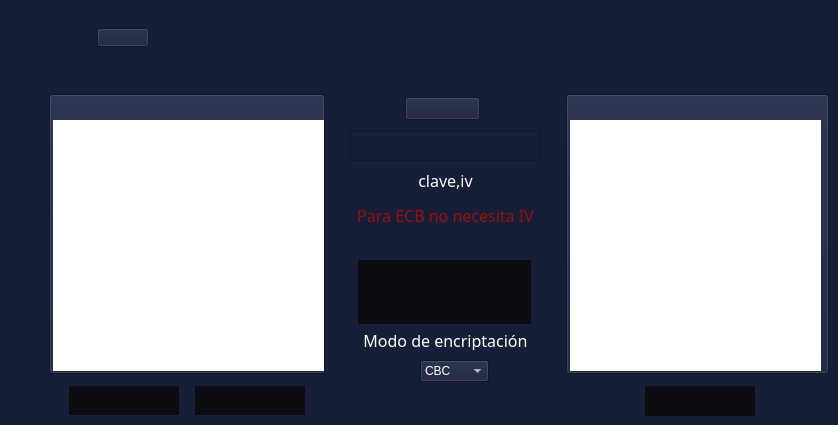
          <widget class="QWidget" name="blTdes">
           <property name="styleSheet">
            <string notr="true">*{
	background-color: rgb(22,30,56);
}
QToolButton{
	color: rgb(255,255,255);
	background:rgb(10,12,18);
	border:none;
}
QToolButton:hover{
	background:rgb(33,38,52);
	border:none;
}
QTextEdit{
	background:rgb(255,255,255);
	border:none;
}
QLineEdit{
	color:rgb(255, 255, 255)
}</string>
           </property>
           <widget class="QPushButton" name="pushButton_16">
            <property name="geometry">
             <rect>
              <x>97</x>
              <y>28</y>
              <width>52</width>
              <height>19</height>
             </rect>
            </property>
            <property name="text">
             <string/>
            </property>
            <property name="icon">
             <iconset>
              <normaloff>src/titulos/TDes.png</normaloff>src/titulos/TDes.png</iconset>
            </property>
            <property name="iconSize">
             <size>
              <width>52</width>
              <height>19</height>
             </size>
            </property>
           </widget>
           <widget class="QPushButton" name="pushButton_48">
            <property name="geometry">
             <rect>
              <x>49</x>
              <y>94</y>
              <width>276</width>
              <height>280</height>
             </rect>
            </property>
            <property name="text">
             <string/>
            </property>
            <property name="icon">
             <iconset>
              <normaloff>src/textoDeseado.png</normaloff>src/textoDeseado.png</iconset>
            </property>
            <property name="iconSize">
             <size>
              <width>276</width>
              <height>280</height>
             </size>
            </property>
           </widget>
           <widget class="QTextEdit" name="tdesTextoOriginal">
            <property name="geometry">
             <rect>
              <x>53</x>
              <y>120</y>
              <width>271</width>
              <height>251</height>
             </rect>
            </property>
           </widget>
           <widget class="QToolButton" name="tdesCifrar">
            <property name="geometry">
             <rect>
              <x>69</x>
              <y>386</y>
              <width>110</width>
              <height>29</height>
             </rect>
            </property>
            <property name="cursor">
             <cursorShape>PointingHandCursor</cursorShape>
            </property>
            <property name="text">
             <string/>
            </property>
            <property name="icon">
             <iconset>
              <normaloff>src/BotonesGral/Cifrar.png</normaloff>src/BotonesGral/Cifrar.png</iconset>
            </property>
            <property name="iconSize">
             <size>
              <width>110</width>
              <height>29</height>
             </size>
            </property>
           </widget>
           <widget class="QToolButton" name="tdesDescifrar">
            <property name="geometry">
             <rect>
              <x>195</x>
              <y>386</y>
              <width>110</width>
              <height>29</height>
             </rect>
            </property>
            <property name="cursor">
             <cursorShape>PointingHandCursor</cursorShape>
            </property>
            <property name="text">
             <string/>
            </property>
            <property name="icon">
             <iconset>
              <normaloff>src/BotonesGral/Descifrar.png</normaloff>src/BotonesGral/Descifrar.png</iconset>
            </property>
            <property name="iconSize">
             <size>
              <width>110</width>
              <height>29</height>
             </size>
            </property>
           </widget>
           <widget class="QPushButton" name="pushButton_49">
            <property name="geometry">
             <rect>
              <x>405</x>
              <y>97</y>
              <width>75</width>
              <height>23</height>
             </rect>
            </property>
            <property name="text">
             <string/>
            </property>
            <property name="icon">
             <iconset>
              <normaloff>src/BotonesGral/Clave.png</normaloff>src/BotonesGral/Clave.png</iconset>
            </property>
            <property name="iconSize">
             <size>
              <width>44</width>
              <height>18</height>
             </size>
            </property>
           </widget>
           <widget class="QPushButton" name="pushButton_50">
            <property name="geometry">
             <rect>
              <x>566</x>
              <y>94</y>
              <width>263</width>
              <height>280</height>
             </rect>
            </property>
            <property name="text">
             <string/>
            </property>
            <property name="icon">
             <iconset>
              <normaloff>src/textoObtenido.png</normaloff>src/textoObtenido.png</iconset>
            </property>
            <property name="iconSize">
             <size>
              <width>263</width>
              <height>280</height>
             </size>
            </property>
           </widget>
           <widget class="QToolButton" name="tdesGenerar">
            <property name="geometry">
             <rect>
              <x>358</x>
              <y>260</y>
              <width>173</width>
              <height>64</height>
             </rect>
            </property>
            <property name="cursor">
             <cursorShape>PointingHandCursor</cursorShape>
            </property>
            <property name="text">
             <string/>
            </property>
            <property name="icon">
             <iconset>
              <normaloff>src/BotonesGral/Generar  Clave.png</normaloff>src/BotonesGral/Generar  Clave.png</iconset>
            </property>
            <property name="iconSize">
             <size>
              <width>173</width>
              <height>64</height>
             </size>
            </property>
           </widget>
           <widget class="QToolButton" name="tdesCopiar">
            <property name="geometry">
             <rect>
              <x>645</x>
              <y>386</y>
              <width>110</width>
              <height>30</height>
             </rect>
            </property>
            <property name="cursor">
             <cursorShape>PointingHandCursor</cursorShape>
            </property>
            <property name="text">
             <string/>
            </property>
            <property name="icon">
             <iconset>
              <normaloff>src/BotonesGral/Copiar.png</normaloff>src/BotonesGral/Copiar.png</iconset>
            </property>
            <property name="iconSize">
             <size>
              <width>110</width>
              <height>30</height>
             </size>
            </property>
           </widget>
           <widget class="QTextEdit" name="tdesTextoResult">
            <property name="geometry">
             <rect>
              <x>570</x>
              <y>120</y>
              <width>251</width>
              <height>251</height>
             </rect>
            </property>
           </widget>
           <widget class="QLabel" name="label_36">
            <property name="geometry">
             <rect>
              <x>350</x>
              <y>200</y>
              <width>191</width>
              <height>31</height>
             </rect>
            </property>
            <property name="font">
             <font>
              <family>Bahnschrift</family>
              <pointsize>12</pointsize>
             </font>
            </property>
            <property name="styleSheet">
             <string notr="true">color:rgb(152, 18, 13)</string>
            </property>
            <property name="text">
             <string>Para ECB no necesita IV</string>
            </property>
            <property name="alignment">
             <set>Qt::AlignCenter</set>
            </property>
           </widget>
           <widget class="QLabel" name="label_39">
            <property name="geometry">
             <rect>
              <x>360</x>
              <y>330</y>
              <width>171</width>
              <height>20</height>
             </rect>
            </property>
            <property name="font">
             <font>
              <family>Bahnschrift</family>
              <pointsize>12</pointsize>
             </font>
            </property>
            <property name="styleSheet">
             <string notr="true">color:white</string>
            </property>
            <property name="text">
             <string>Modo de encriptación</string>
            </property>
            <property name="alignment">
             <set>Qt::AlignCenter</set>
            </property>
           </widget>
           <widget class="QComboBox" name="tdesModo">
            <property name="geometry">
             <rect>
              <x>420</x>
              <y>360</y>
              <width>69</width>
              <height>22</height>
             </rect>
            </property>
            <property name="styleSheet">
             <string notr="true">color:white</string>
            </property>
            <item>
             <property name="text">
              <string>CBC</string>
             </property>
            </item>
            <item>
             <property name="text">
              <string>CTR</string>
             </property>
            </item>
            <item>
             <property name="text">
              <string>OFB</string>
             </property>
            </item>
            <item>
             <property name="text">
              <string>ECB</string>
             </property>
            </item>
           </widget>
           <widget class="QLabel" name="label_40">
            <property name="geometry">
             <rect>
              <x>360</x>
              <y>170</y>
              <width>171</width>
              <height>20</height>
             </rect>
            </property>
            <property name="font">
             <font>
              <family>Bahnschrift</family>
              <pointsize>12</pointsize>
             </font>
            </property>
            <property name="styleSheet">
             <string notr="true">color:white</string>
            </property>
            <property name="text">
             <string>clave,iv</string>
            </property>
            <property name="alignment">
             <set>Qt::AlignCenter</set>
            </property>
           </widget>
           <widget class="QLineEdit" name="claveTDes">
            <property name="geometry">
             <rect>
              <x>350</x>
              <y>130</y>
              <width>191</width>
              <height>31</height>
             </rect>
            </property>
            <property name="font">
             <font>
              <family>Bahnschrift</family>
              <pointsize>12</pointsize>
             </font>
            </property>
            <property name="styleSheet">
             <string notr="true"/>
            </property>
            <property name="text">
             <string/>
            </property>
            <property name="alignment">
             <set>Qt::AlignCenter</set>
            </property>
           </widget>
          </widget>
